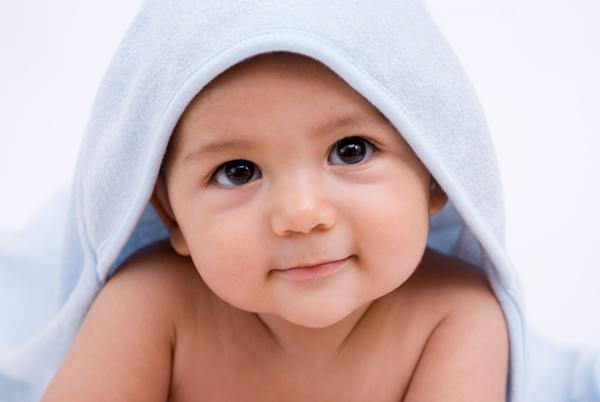
#> input picture opencv/baby.jpg, 600 x 402 px
$ python open_cv.py
#> lines starting #> are read from the running program, lines starting #| are printed output that depends on the picture; after the words box and inside, x2 and y2 are one past the last pixel; in counts of white or black regions, pixels touching at a corner belong together
# -*- coding: utf-8 -*-
"""
Created on Tue Jun 19 11:41:44 2018

@author: hp
"""
'''
import numpy as np
import cv2

face_cascade = cv2.CascadeClassifier('haarcascade_frontalface_default.xml')
eye_cascade = cv2.CascadeClassifier('haarcascade_eye.xml')

img = cv2.imread('messi5.jpg')
gray = cv2.cvtColor(img, cv2.COLOR_BGR2GRAY)
gray = np.float32(gray)
dst = cv.cornerHarris(gray,2,3,0.04)
#result is dilated for marking the corners, not important
dst = cv.dilate(dst,None)
# Threshold for an optimal value, it may vary depending on the image.
img[dst>0.01*dst.max()]=[0,0,255]
cv.imshow('dst',img)
if cv.waitKey(0) & 0xff == 27:
    cv.destroyAllWindows()


'''
'''

import numpy as np
import cv2 as cv
filename = 'messi5.jpg'
img = cv.imread(filename) #loaded a color image

px = img[100,100]#BGR image
print(px)

blue = img[100,100,0]# accessing only blue pixel

img[100,100] = [255,255,255]#modify the pixel values

img.item(100,100,2)#accessing RED value

img.itemset((100,100,2),100)#modifying RED value

print( img.shape )
#If an image is grayscale, the tuple returned contains only the number of rows
#and columns, so it is a good method to check whether the loaded image is grayscale or color.

'''
import cv2
# https://github.com/opencv/opencv/tree/master/data/haarcascades
# Importing html smaples for Face and Eyes
face_cascade = cv2.CascadeClassifier('haarcascade_frontalface_default.xml')
eye_cascade = cv2.CascadeClassifier('haarcascade_eye.xml')

# Reading the given Image and converting it to Grayscale
img = cv2.imread('baby.jpg')
#> img is the input picture: shape (402, 600, 3); mean B, G, R 182.9, 182.8, 205.2
gray = cv2.cvtColor(img, cv2.COLOR_BGR2GRAY)
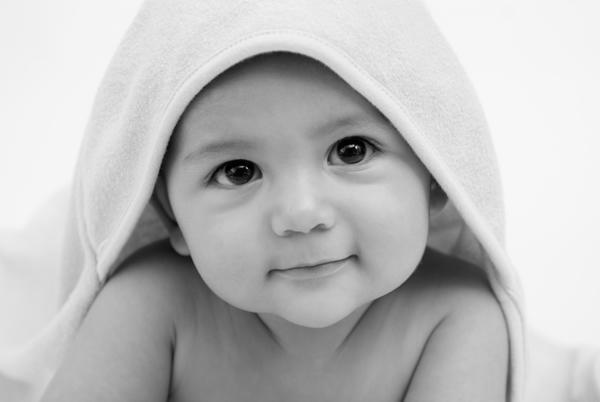
#> gray: shape (402, 600); min 0, max 250, mean 189.5


# Detecting Faces from image using Face_Samples
faces = face_cascade.detectMultiScale(gray, 1.3, 5)
#> faces = [[157, 58, 277, 277]]

# Iterating for the dimentions of the Detected faces to draw rectangle
for (x,y,w,h) in faces:
    # Creating Rectangle around Face with color Red and of width 2
    cv2.rectangle(img,(x,y),(x+w,y+h),(255,0,0),2)

    # Getting start and end points of face to detect eyes within the Face
    roi_gray = gray[y:y+h, x:x+w]
    roi_color = img[y:y+h, x:x+w]

    # Detecting Eyes from image using Eye_Samples
    eyes = eye_cascade.detectMultiScale(roi_gray)

    # Iterating for the dimentions of the Detected Eyes to draw rectangle
    for (ex,ey,ew,eh) in eyes:
        # Creating Rectangle around Eyes with color Green and of width 2
        cv2.rectangle(roi_color,(ex,ey),(ex+ew,ey+eh),(0,255,0),2)
#> this loop made 1 pass
#> (x, y, w, h, eyes) on pass 1: (157, 58, 277, 277, [[157, 55, 75, 75], [41, 82, 66, 66]])
#> pass 1, `roi_gray = gray[y:y+h, x:x+w]`:
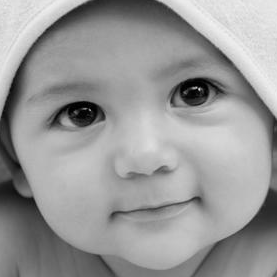
#> roi_gray: shape (277, 277); min 0, max 246, mean 152.7
#> pass 1, `roi_color = img[y:y+h, x:x+w]`:
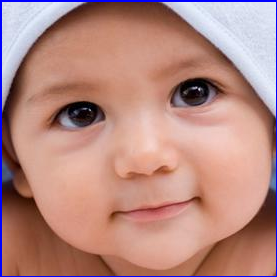
#> roi_color: shape (277, 277, 3); mean B, G, R 130, 137.4, 182.6
#> after the loop:
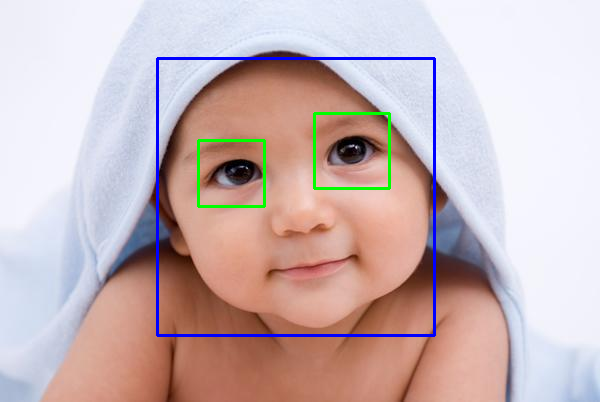
#> img: shape (402, 600, 3); 2.07% of pixels changed, all inside (x1, y1, x2, y2) = (156, 57, 436, 337)
#> after the loop:
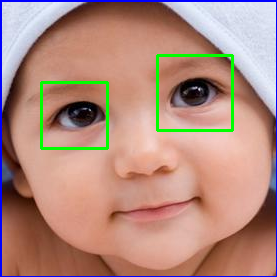
#> roi_color: shape (277, 277, 3); 2.19% of pixels changed, all inside (x1, y1, x2, y2) = (40, 54, 234, 150)

cv2.imshow('img',img) # Displays the Image with rectangles on Face and Eyes

k = cv2.waitKey(0)
#> (key q is pressed here)
stop = ord("S") # To Stop press capital S (While on the output image)
if k == stop:
    cv2.destroyAllWindows()

elif k == ord('q'):   # To Save and close press q
    cv2.imwrite('marked1.png',img)
    cv2.destroyAllWindows()
